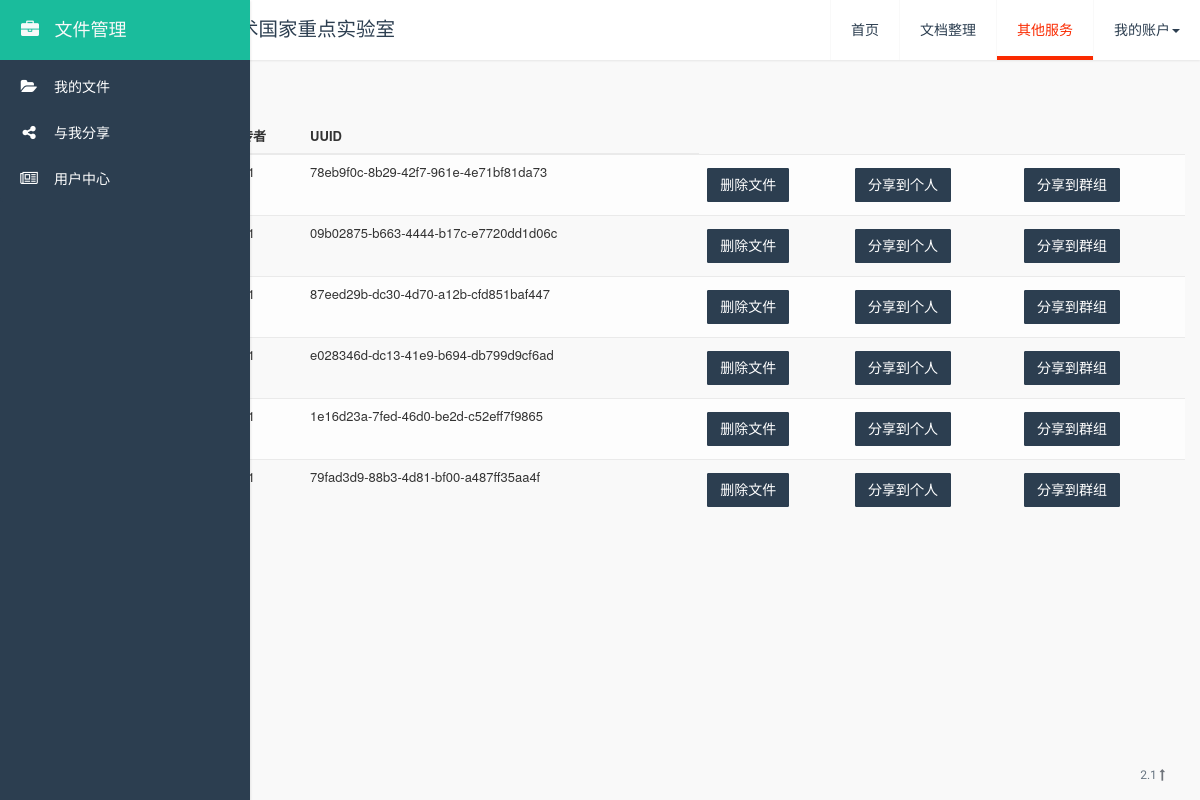
Page /user/ (signed in) on the earlier database version.
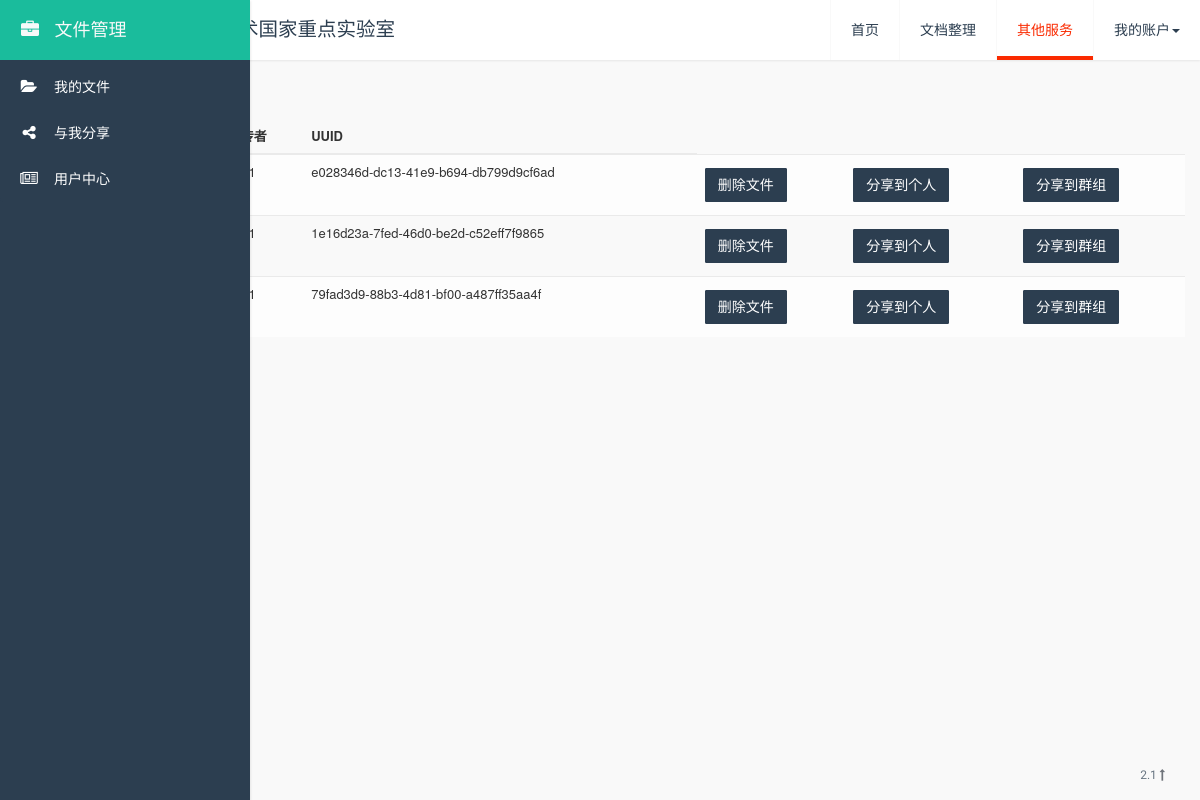
Same page on the later database version.
### user/models.py (models this page shows, shortened)
class File(models.Model):
    gu_id = models.UUIDField(default=uuid.uuid4, null=False, auto_created=True, editable=False, primary_key=True)
    owner = models.ForeignKey(User, on_delete=models.CASCADE, related_name='file_owner')
    path = models.FileField(upload_to='user_files/')
    filename = models.CharField(max_length=255)
    total_page = models.PositiveIntegerField(default=0)
    date_uploaded = models.DateTimeField('date file uploaded', auto_now_add=True)
    last_modified = models.DateTimeField('date last modified', auto_now=True)

### user/views.py (the view)
@login_required(login_url='/user/login/')
def file_management(request):
    user = request.user
    files = File.objects.filter(owner=user)
    if files.exists():
        msg_code = 0
    else:
        msg_code = 1
    context = {
        'user': user,
        'files': files,
        'msg': msg_code,
    }
    return render(request, 'file/file_management.html', context)

### user/templates/file/file_management.html (shortened to what this page needs)
<!DOCTYPE html>
<html lang="en">
<head>
</head>
<body>
    {% extends 'file/file_base.html' %}
    {% block main_body %}
        <div class="side-body">
            <ul class="nav nav-pills" style="margin-bottom: 10px;">
                 <li role="presentation" class="active"><a href="{% url 'user:file_management' %}">文件列表</a></li>
                 <li role="presentation"><a href="{% url 'user:file_upload' %}">上传文件</a ></li>
            </ul>
            {% if msg == 0 %}
                <table class="table table-striped">
                    <thead>
                    <tr>
                        <th scope="col"> 文件名 </th>
                        <th scope="col"> 上传者 </th>
                        <th scope="col"> UUID </th>
                    </tr>
                    </thead>
                    {% for file in files %}
                        <tr id={{  file.gu_id }} oncontextmenu="select_file(this)">
                            <td>{{ file.filename }}</td>
                            <td>{{ file.owner.username }}</td>
                            <td>{{ file.gu_id }}</td>
                            <td>
                                <button type="button" class="btn btn-primary" data-toggle="modal" data-target="#delete_file_modal"
                                id="{{ file.gu_id }}" onclick="select_file(this)">
                                    删除文件
                                </button>
                            </td>
                            <td>
                                <button type="button" class="btn btn-primary" data-toggle="modal" data-target="#share_file_modal"
                                id={{ file.gu_id }} onclick="select_file(this)">
                                    分享到个人
                                </button>
                            </td>
                            <td>
                                <button type="button" class="btn btn-primary" data-toggle="modal" data-target="#share_file_group_modal"
                                id={{ file.gu_id }} onclick="select_file(this)">
                                    分享到群组
                                </button>
                            </td>
                        </tr>
                    {% endfor %}
                </table>
            {% endif %}
        <br>
        </div>
    {% endblock %}

### user/templates/file/file_base.html (shortened to what this page needs)
<!DOCTYPE html>
<html lang="en">
<head>
</head>
<body>
    {% extends 'file/../base.html' %}
    {% block side_bar %}
        <div class="side-menu sidebar-inverse">
                <nav class="navbar navbar-default" role="navigation">
                    <div class="side-menu-container">
                        <div class="navbar-header">
                            <a class="navbar-brand" href="#">
                                <div class="icon fa fa-briefcase"></div>
                                <div class="title"> 文件管理 </div>
                            </a>
                        </div>
                        <ul class="nav navbar-nav" >
                            <li>
                                <a href="{% url 'user:file_management' %}">
                                    <span class="icon fa fa-folder-open"></span><span class="title">我的文件</span>
                                </a>
                            </li>
                            <li>
                                <a href="{% url 'user:share_files_view' %}">
                                    <span class="icon fa fa-share-alt"></span><span class="title">与我分享</span>
                                </a>
                            </li>
                            <li>
                                <a href="{% url 'user:homepage' %}">
                                    <span class="icon fa fa-newspaper-o"></span><span class="title">用户中心</span>
                                </a>
                            </li>
                        </ul>
                    </div>
                </nav>
        </div>
    {% endblock %}

### user/templates/base.html (shortened to what this page needs)
<!DOCTYPE html>
<html lang="en">
<head>
    {% load staticfiles %}
    <link href='stylesheet" href="https://cdn.bootcss.com/font-awesome/4.7.0/css/font-awesome.css' type="text/css">
    <link rel="stylesheet" type="text/css" href="{% static 'lib/css/bootstrap.min.css' %}">
    <link rel="stylesheet" type="text/css" href="{% static 'lib/css/font-awesome.min.css' %}">
    <link rel="stylesheet" type="text/css" href="{% static 'lib/css/animate.min.css' %}">
    <link rel="stylesheet" type="text/css" href="{% static 'lib/css/bootstrap-switch.min.css' %}">
    <link rel="stylesheet" type="text/css" href="{% static 'lib/css/checkbox3.min.css' %}">
    <link rel="stylesheet" type="text/css" href="{% static 'lib/css/jquery.dataTables.min.css' %}">
    <link rel="stylesheet" type="text/css" href="{% static 'lib/css/dataTables.bootstrap.css' %}">
    <link rel="stylesheet" type="text/css" href="{% static 'lib/css/select2.min.css' %}">
    <link rel="stylesheet" type="text/css" href="{% static 'css/style.css' %}">
    <link rel="stylesheet" type="text/css" href="{% static 'css/themes/flat-green.css' %}">
</head>
<body class="flat-green">
    <div class="app-container">
        <div class="row content-container">
            <nav class="navbar navbar-default navbar-fixed-top navbar-top">
                <div class="container-fluid">
                    <div class="navbar-header">
                        <button type="button" class="navbar-expand-toggle">
                        </button>
                        <ol class="breadcrumb navbar-breadcrumb">
                            <li class="active"> 数字出版技术国家重点实验室</li>
                        </ol>
                    </div>
                    <ul class="nav navbar-nav navbar-right">
                        <li>
                            <a href="#">首页</a>
                        </li>
                        <li>
                                <a href="#">文档整理</a>
                        </li>
                        <li class="dropdown danger">
                            <a href="#" class="dropdown-toggle" data-toggle="dropdown" role="button" aria-expanded="false">其他服务</a>
                        </li>
                        <li class="dropdown profile">
                            <a href="#" class="dropdown-toggle" data-toggle="dropdown" role="button" aria-expanded="false">我的账户<span class="caret"></span></a>
                        </li>
                    </ul>
                </div>
            </nav>
           {% block side_bar %}
           {% endblock %}
            {% block main_body %}
            {% endblock %}
        </div>
        <footer class="app-footer">
            <div class="wrapper">
                <span class="pull-right">2.1 <a href="#"><i class="fa fa-long-arrow-up"></i></a></span> © 2015 Copyright. </a>
            </div>
        </footer>
    </div>
    </body>
</html>

### user/static/css/style.css (style rules this page uses)
html { height: 100%; }
body { padding-top: 0px; height: 100%; position: relative; font-size: 13px; }
* { outline: none; }
a { text-decoration: none; }
.navbar { z-index: 10001; padding-left: 60px; -webkit-transition: all 0.25s; transition: all 0.25s; }
.navbar > .container, .navbar > .container-fluid { z-index: 10001; }
.navbar > .container .navbar-expand-toggle, .navbar > .container-fluid .navbar-expand-toggle { width: 60px; height: 60px; background-color: transparent; border: 0px; float: left; -moz-transition: all 0.25s linear; -webkit-transition: all 0.25s linear; transition: all 0.25s linear; opacity: 0.75; }
.navbar .navbar-breadcrumb { margin-left: 0px; background-color: transparent; padding: 0px; float: left; }
.navbar .navbar-breadcrumb > li { height: 60px; line-height: 60px; vertical-align: middle; font-family: 'Roboto Condensed', sans-serif; font-size: 1.5em; }
.navbar .navbar-nav > li > a { font-family: 'Roboto Condensed', sans-serif; height: 60px; font-size: 14px; line-height: 60px; padding: 0px 20px 0px 20px; }
.app-container { min-height: 100%; position: relative; padding-bottom: 30px; }
.app-container .app-footer { display: block; position: absolute; bottom: 0; right: 0; left: 65px; -webkit-transition: all 0.25s; transition: all 0.25s; font-size: 12px; font-family: 'Roboto Condensed', sans-serif; }
.app-container .app-footer .wrapper { padding: 10px 35px; padding-left: 25px; height: 50px; line-height: 50px; vertical-align: middle; }
.app-container .content-container { margin-right: 0; margin-left: 0; }
.app-container .content-container .side-menu { overflow-y: auto; z-index: 100000; position: fixed; width: 60px; height: 100%; -webkit-transition: all 0.25s; transition: all 0.25s; }
.app-container .content-container .side-menu .navbar-header { width: 100%; border-bottom: 0px solid #e7e7e7; }
.app-container .content-container .side-menu .navbar-header .navbar-brand { width: 455px; line-height: 60px; height: 60px; padding: 0; width: 100%; overflow: hidden; font-family: 'Roboto Condensed', sans-serif; }
.app-container .content-container .side-menu .navbar-header .navbar-brand .icon { width: 60px; text-align: center; display: inline-block; }
.app-container .content-container .side-menu .navbar-header .navbar-brand .title { margin-left: -10px; display: none; }
.app-container .content-container .side-menu .navbar { border: none; padding-left: 0px; }
.app-container .content-container .side-menu .navbar-nav li { display: block; width: 100%; overflow: hidden; }
.app-container .content-container .side-menu .navbar-nav li a { font-family: 'Roboto Condensed', sans-serif; padding: 0 10px 0 10px; height: 46px; line-height: 46px; display: block; white-space: nowrap; }
.app-container .content-container .side-menu .navbar-nav li a .icon { margin-left: 0px; width: 38px; text-align: center; font-size: 1.1em; display: inline-block; }
.app-container .content-container .side-menu .navbar-nav li a .title { width: 0px; white-space: nowrap; padding-left: 6px; display: none; }
.app-container .content-container .side-body { padding-top: 70px; }
.container-fluid > .navbar-collapse, .container-fluid > .navbar-header, .container > .navbar-collapse, .container > .navbar-header { margin-left: -15px; margin-right: -15px; }
.app-container .side-body { margin-left: 75px; margin-right: 15px; -webkit-transition: all 0.25s; transition: all 0.25s; }
.btn { margin-top: 5px; margin-bottom: 5px; border-radius: 1px; border-width: 1px; font-family: 'Roboto Condensed', sans-serif; }
.breadcrumb { margin-bottom: 0; }

Differences in the rows shown:
removed File: gu_id "78eb9f0c-8b29-42f7-961e-4e71bf81da73"
removed File: gu_id "09b02875-b663-4444-b17c-e7720dd1d06c"
removed File: gu_id "87eed29b-dc30-4d70-a12b-cfd851baf447"
